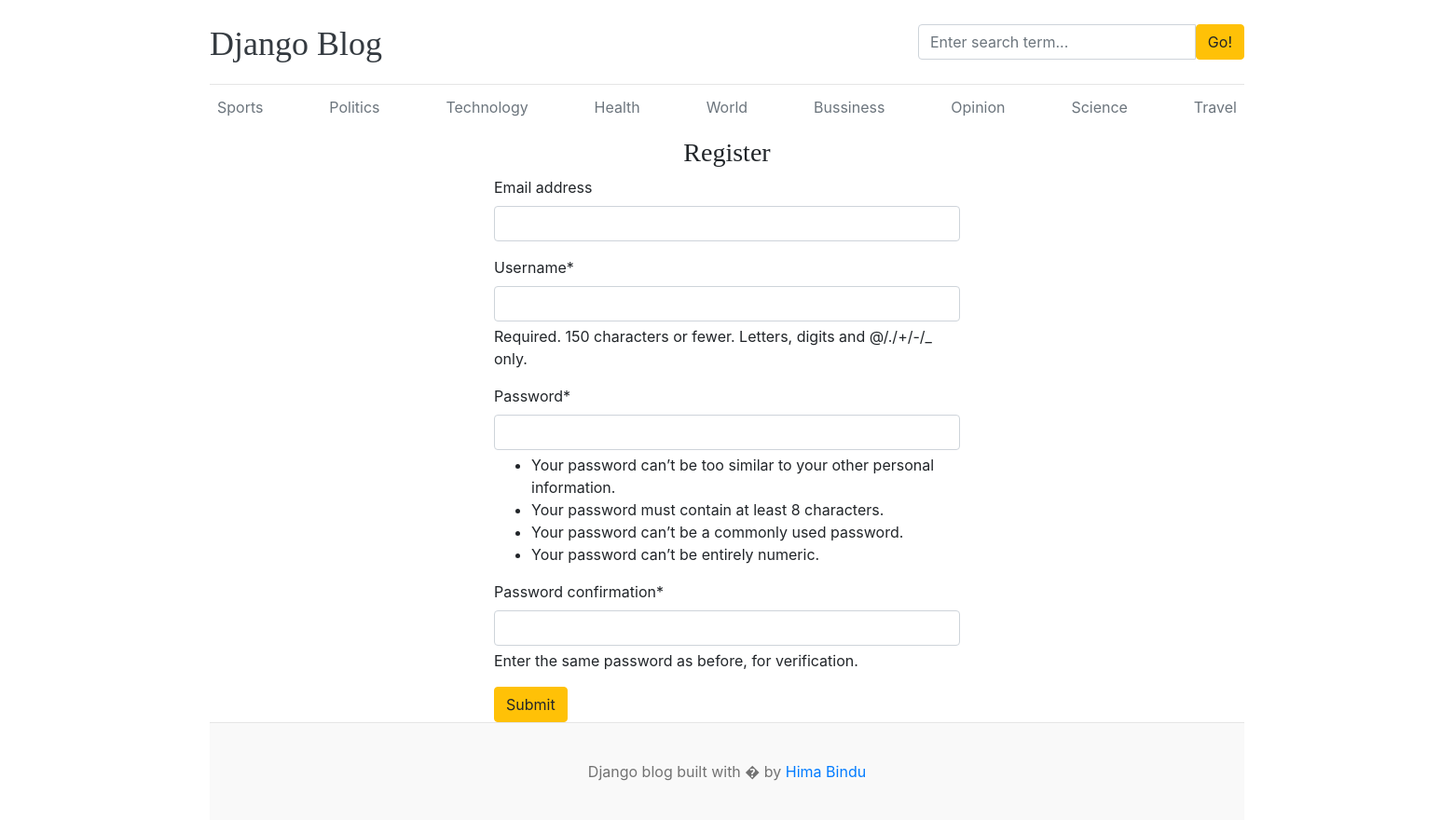
Screenshot of /register/ with the database file from the repository.
### blogs/models.py (models this page shows, shortened)
class Category(models.Model):
    category_name=models.CharField(max_length=50,unique=True)
    created_at=models.DateTimeField(auto_now_add=True)
    updated_at=models.DateTimeField(auto_now=True)
    class Meta:
       verbose_name_plural='categories'

### blog_main/views.py (the view)
# urls.py: path('register/',views.register,name='register'),
def register(request):
    if request.method=='POST':
        form=RegistrationForm(request.POST)
        if form.is_valid():
            form.save()
            return redirect('register')
        else:
            print(form.errors)
    else:
        form=RegistrationForm()
    context={
        'form':form
    }
    return render(request,'register.html',context)

### blog_main/forms.py
class RegistrationForm(UserCreationForm):
    class Meta:
        model=User
        fields=('email','username','password1','password2')

### blogs/context_processors.py (called while the page is built)
def get_categories(request):
    categories=Category.objects.all()
    return dict(categories=categories)

def get_social_links(request):
    social_links=SocialLink.objects.all()
    return dict(social_links=social_links)

### templates/register.html (shortened to what this page needs)
{% extends 'base.html' %}
{% block content %}
{% load crispy_forms_tags %}
<h3 class="text-center">Register</h3>
<form action="{% url 'register' %}" method="POST" style="width:500px; margin:auto">
     {{ form | crispy }}
    <button type="submit" class="btn btn-warning">Submit</button>
</form>
{% endblock %}

### templates/base.html (shortened to what this page needs)
{% load static %}
<!DOCTYPE html>
<html lang="en">
<head>
    <link href="https://getbootstrap.com/docs/4.0/dist/css/bootstrap.min.css" rel="stylesheet">
    <link href="{% static 'css/blog.css' %}" rel="stylesheet">
    <link rel="stylesheet" href="https://cdnjs.cloudflare.com/ajax/libs/font-awesome/4.7.0/css/font-awesome.min.css">
  </head>
<body>
    <div class="container">
      <header class="blog-header py-3">
        <div class="row flex-nowrap justify-content-between align-items-center">
          <div class="col-8 pt-1">
            <a class="blog-header-logo text-dark" href="/">Django Blog</a>
          </div>
          <div class="col-4">
            <form action="{% url 'search' %}" method="GET">
              <div class="input-group">
                <input class="form-control" type="text" name="keyword"  value="{{ keyword }}" placeholder="Enter search term..." aria-label="Enter search term..." aria-describedby="button-search" />
                <button type="submit" class="btn btn-warning" id="button-search" type="button">Go!</button>
            </div>
            </form>
          </div>
          <div class="col-4 d-flex justify-content-end align-items-center">
          </div>
        </div>
      </header>
      <div class="nav-scroller py-1 mb-2">
        <nav class="nav d-flex justify-content-between">
            {% for cat in categories %}
            <a class="p-2 text-muted" href="{% url 'posts_by_category' cat.id %}">{{ cat.category_name }}</a>
             {% endfor %}
        </nav>
      </div>
{% block content %}
{% endblock %}
<footer class="blog-footer">
    <p>Django blog built with � by <a href="#">Hima Bindu</a></p>
  </footer>
  </body>
  </html>

### blog_main/static/css/blog.css (style rules this page uses)
.blog-header { border-bottom: 1px solid #e5e5e5; }
.blog-header-logo { font-family: "Playfair Display", Georgia, "Times New Roman", serif; font-size: 2.25rem; }
h1, h2, h3, h4, h5, h6 { font-family: "Playfair Display", Georgia, "Times New Roman", serif; }
.blog-footer { padding: 2.5rem 0; color: #727272; text-align: center; background-color: #f9f9f9; border-top: .05rem solid #e5e5e5; }
.blog-footer p:last-child { margin-bottom: 0; }

### rows the page displays
Category: category_name "Sports"
Category: category_name "Politics"
Category: category_name "Technology"
Category: category_name "Health"
Category: category_name "World"
Category: category_name "Bussiness"
Category: category_name "Opinion"
Category: category_name "Science"
Category: category_name "Travel"
